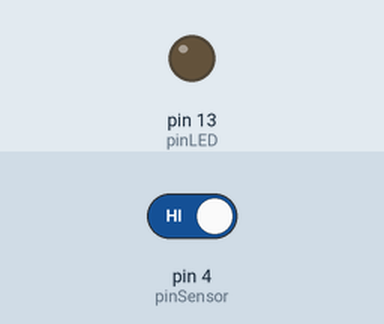
This sketch was run on a simulated Arduino Uno, built with avr-gcc and run on an emulated ATmega328P. Parts: output pins drawn as LEDs (lit = HIGH). The test bench sets the inputs (shaded band); at power-on: pin 4 (pinSensor) HIGH. What the sketch prints to the serial monitor is not drawn.

Above: at 1.2 s.
1.3 s: pin 4 (pinSensor) driven LOW
At 2.5 s:
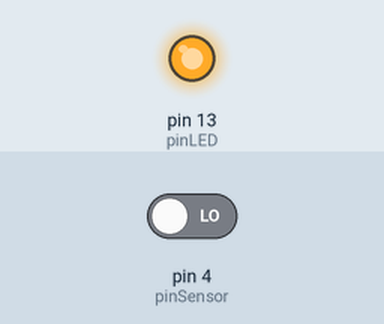
2.8 s: pin 4 (pinSensor) driven HIGH
At 3.7 s:
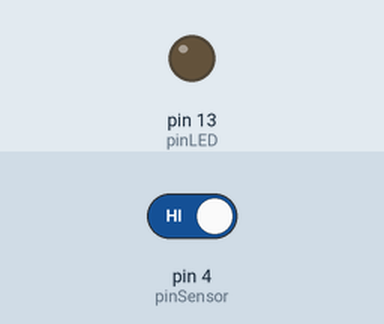
Timing chart, 0 to 5.8 s (numbered marks = the images above; inputs shaded):
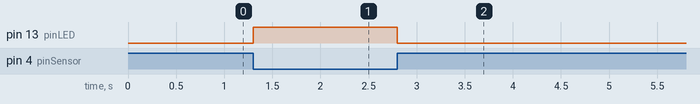

The sketch:

programa_arduino_teste_sensor_infravermelho.ino
```cpp
int pinSensor = 4;
int pinLED = 13;

void setup() {
  pinMode(pinSensor, INPUT);
  pinMode(pinLED, OUTPUT);
  Serial.begin(9600);
}

void loop() {
  int y = digitalRead(pinSensor);
  if (y == LOW) {
    digitalWrite(pinLED, HIGH);
  } else {
    digitalWrite(pinLED, LOW);
  }
  if (y == LOW) {
    Serial.write("0");
  } else {
    Serial.write("1");
  }
  delay(100);
}
```

Measured:
- after the input at 1.3 s, pin 13 (pinLED): LOW → HIGH at once
- after the input at 2.8 s, pin 13 (pinLED): HIGH → LOW at once
